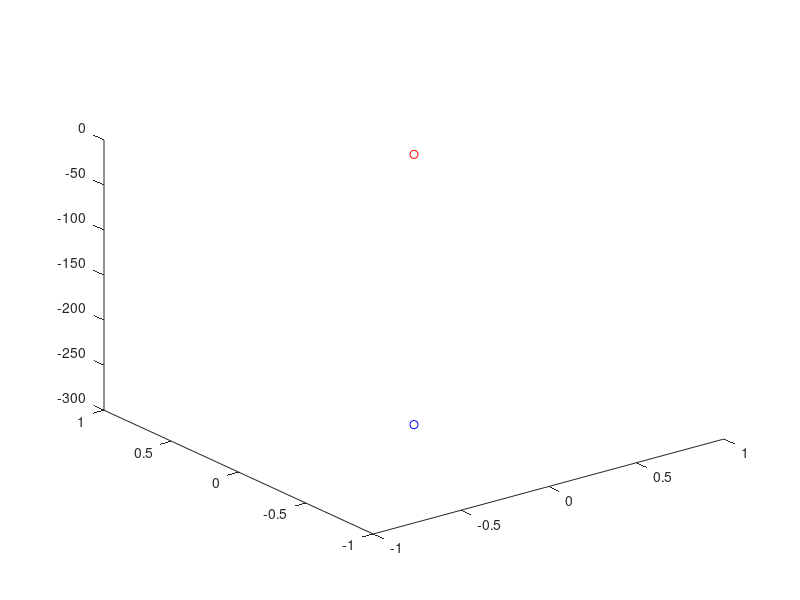

MATLAB code for this plot: (Note: this script raises an error after producing the figure.)
% coordinate.x = 0;
% coordinate.y = 0;
% coordinate.z = -300;
clear 
clc
Origin = [0;0;0];
position = [0;0;-300];
ws_position = [];
f_directions = ["x","y"]; %define the f_x and f_y wrench direction.

figure
grid on 

plot3(position(1),position(2),position(3),'bo') % end of end-effector 
hold on 
plot3(0,0,0,'ro') %origin 
hold on 
% Coor = [coordinate.x; coordinate.y;coordinate.z];

for f_xy=1:2 
f_direction = f_directions(f_xy);
    for i=1:30
    
switch f_direction
    case 'x' 
    rotation = [1 0 0 -deg2rad(i)]; %rotation at x-axis
    R = axang2rotm(rotation);
    b_middle = R* [[0;0;300], [0; 0; -300]]; %rotation of the center line through trocar point
    plot3(b_middle(1,:),b_middle(2,:),b_middle(3,:) ,'b','LineWidth',2) %plot middle line through trocar point
    plot3(b_middle(1,:),-b_middle(2,:),b_middle(3,:) ,'g','LineWidth',2) %only y-value *-1 (for negative value)
    case 'y'
    rotation = [0 1 0 deg2rad(i)]; %rotation at y-axis  
    R = axang2rotm(rotation);
    b_middle = R* [[0;0;300], [0; 0; -300]]; %rotation of the center line through trocar point
    plot3(b_middle(1,:),b_middle(2,:),b_middle(3,:) ,'b','LineWidth',2) %plot middle line through trocar point
    plot3(-b_middle(1,:),b_middle(2,:),b_middle(3,:) ,'r','LineWidth',2) %only x-value *-1
end

ws_position = [ws_position b_middle(:,2)]; 
    end
end

daspect([1,1,1]) %For equal data unit lengths in all directions
xlabel('x in mm') %text in x-coordinate
ylabel('y in mm') %text in y-coordinate
zlabel('z in mm') %text in z-coordinate